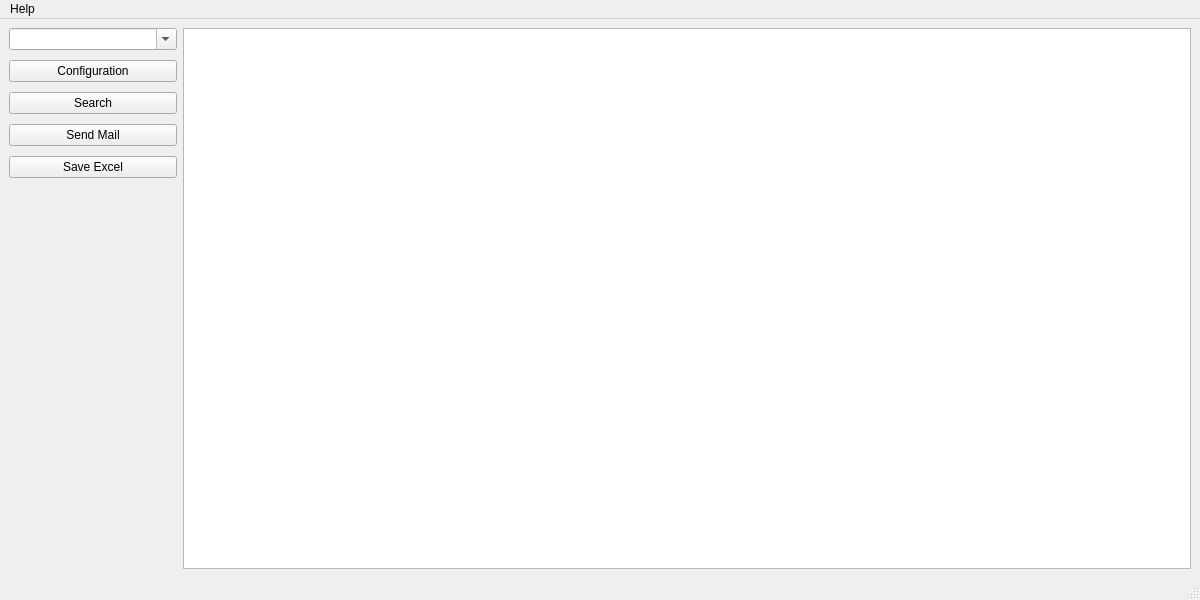
<?xml version="1.0" encoding="UTF-8"?>
<ui version="4.0">
 <class>jiratool</class>
 <widget class="QMainWindow" name="jiratool">
  <property name="geometry">
   <rect>
    <x>0</x>
    <y>0</y>
    <width>1200</width>
    <height>600</height>
   </rect>
  </property>
  <property name="windowTitle">
   <string>JIRA Reminder Tool</string>
  </property>
  <property name="toolButtonStyle">
   <enum>Qt::ToolButtonIconOnly</enum>
  </property>
  <widget class="QWidget" name="centralwidget">
   <layout class="QHBoxLayout" name="horizontalLayout_2">
    <item>
     <layout class="QHBoxLayout" name="horizontalLayout" stretch="1,6">
      <property name="spacing">
       <number>6</number>
      </property>
      <item>
       <layout class="QVBoxLayout" name="verticalLayout">
        <property name="spacing">
         <number>10</number>
        </property>
        <property name="sizeConstraint">
         <enum>QLayout::SetDefaultConstraint</enum>
        </property>
        <property name="rightMargin">
         <number>0</number>
        </property>
        <item>
         <widget class="QComboBox" name="projectID">
          <property name="sizePolicy">
           <sizepolicy hsizetype="Minimum" vsizetype="Fixed">
            <horstretch>0</horstretch>
            <verstretch>0</verstretch>
           </sizepolicy>
          </property>
          <property name="editable">
           <bool>true</bool>
          </property>
         </widget>
        </item>
        <item>
         <widget class="QPushButton" name="configuration">
          <property name="enabled">
           <bool>true</bool>
          </property>
          <property name="sizePolicy">
           <sizepolicy hsizetype="Preferred" vsizetype="Fixed">
            <horstretch>0</horstretch>
            <verstretch>0</verstretch>
           </sizepolicy>
          </property>
          <property name="text">
           <string>Configuration</string>
          </property>
         </widget>
        </item>
        <item>
         <widget class="QPushButton" name="search">
          <property name="text">
           <string>Search</string>
          </property>
         </widget>
        </item>
        <item>
         <widget class="QPushButton" name="sendmail">
          <property name="text">
           <string>Send Mail</string>
          </property>
         </widget>
        </item>
        <item>
         <widget class="QPushButton" name="saveexcel">
          <property name="text">
           <string>Save Excel</string>
          </property>
         </widget>
        </item>
        <item>
         <spacer name="verticalSpacer">
          <property name="orientation">
           <enum>Qt::Vertical</enum>
          </property>
          <property name="sizeHint" stdset="0">
           <size>
            <width>20</width>
            <height>40</height>
           </size>
          </property>
         </spacer>
        </item>
       </layout>
      </item>
      <item>
       <widget class="QTableWidget" name="tableWidget">
        <property name="enabled">
         <bool>true</bool>
        </property>
        <property name="sizePolicy">
         <sizepolicy hsizetype="Expanding" vsizetype="Expanding">
          <horstretch>0</horstretch>
          <verstretch>0</verstretch>
         </sizepolicy>
        </property>
        <property name="contextMenuPolicy">
         <enum>Qt::PreventContextMenu</enum>
        </property>
        <property name="editTriggers">
         <set>QAbstractItemView::NoEditTriggers</set>
        </property>
        <property name="wordWrap">
         <bool>false</bool>
        </property>
       </widget>
      </item>
     </layout>
    </item>
   </layout>
  </widget>
  <widget class="QMenuBar" name="menubar">
   <property name="geometry">
    <rect>
     <x>0</x>
     <y>0</y>
     <width>1200</width>
     <height>22</height>
    </rect>
   </property>
   <widget class="QMenu" name="menuHelp">
    <property name="title">
     <string>Help</string>
    </property>
    <addaction name="actionAbout_JIRA_Reminder_Tool"/>
   </widget>
   <addaction name="menuHelp"/>
  </widget>
  <widget class="QStatusBar" name="statusbar"/>
  <action name="actionAbout_JIRA_Reminder_Tool">
   <property name="text">
    <string>About Us</string>
   </property>
  </action>
 </widget>
 <resources/>
 <connections>
  <connection>
   <sender>tableWidget</sender>
   <signal>doubleClicked(QModelIndex)</signal>
   <receiver>jiratool</receiver>
   <slot>reflink()</slot>
   <hints>
    <hint type="sourcelabel">
     <x>469</x>
     <y>300</y>
    </hint>
    <hint type="destinationlabel">
     <x>399</x>
     <y>299</y>
    </hint>
   </hints>
  </connection>
  <connection>
   <sender>actionAbout_JIRA_Reminder_Tool</sender>
   <signal>triggered()</signal>
   <receiver>jiratool</receiver>
   <slot>test()</slot>
   <hints>
    <hint type="sourcelabel">
     <x>-1</x>
     <y>-1</y>
    </hint>
    <hint type="destinationlabel">
     <x>599</x>
     <y>299</y>
    </hint>
   </hints>
  </connection>
 </connections>
</ui>
